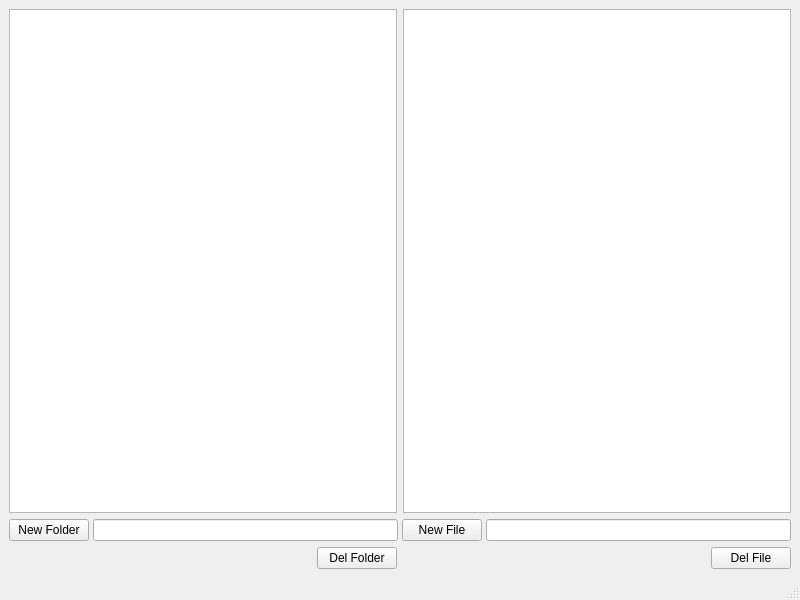
<?xml version="1.0" encoding="UTF-8"?>
<ui version="4.0">
 <class>MainWindow</class>
 <widget class="QMainWindow" name="MainWindow">
  <property name="geometry">
   <rect>
    <x>0</x>
    <y>0</y>
    <width>800</width>
    <height>600</height>
   </rect>
  </property>
  <property name="windowTitle">
   <string>Librarx</string>
  </property>
  <widget class="QWidget" name="centralwidget">
   <layout class="QGridLayout" name="gridLayout">
    <item row="0" column="0">
     <layout class="QVBoxLayout" name="verticalLayout">
      <item>
       <layout class="QHBoxLayout" name="horizontalLayout">
        <item>
         <widget class="QTreeView" name="treeView"/>
        </item>
        <item>
         <widget class="QListView" name="listView"/>
        </item>
       </layout>
      </item>
      <item>
       <layout class="QHBoxLayout" name="horizontalLayout_3">
        <property name="spacing">
         <number>4</number>
        </property>
        <item>
         <widget class="QPushButton" name="pushButton">
          <property name="text">
           <string>New Folder</string>
          </property>
         </widget>
        </item>
        <item>
         <widget class="QLineEdit" name="le_folder"/>
        </item>
        <item>
         <widget class="QPushButton" name="pb_nf">
          <property name="text">
           <string>New File</string>
          </property>
         </widget>
        </item>
        <item>
         <widget class="QLineEdit" name="le_file"/>
        </item>
       </layout>
      </item>
      <item>
       <layout class="QHBoxLayout" name="horizontalLayout_4">
        <item>
         <spacer name="horizontalSpacer_2">
          <property name="orientation">
           <enum>Qt::Horizontal</enum>
          </property>
          <property name="sizeHint" stdset="0">
           <size>
            <width>40</width>
            <height>20</height>
           </size>
          </property>
         </spacer>
        </item>
        <item>
         <widget class="QPushButton" name="pb_folderdel">
          <property name="palette">
           <palette>
            <active>
             <colorrole role="WindowText">
              <brush brushstyle="SolidPattern">
               <color alpha="255">
                <red>0</red>
                <green>0</green>
                <blue>0</blue>
               </color>
              </brush>
             </colorrole>
             <colorrole role="Button">
              <brush brushstyle="SolidPattern">
               <color alpha="255">
                <red>239</red>
                <green>41</green>
                <blue>41</blue>
               </color>
              </brush>
             </colorrole>
             <colorrole role="Light">
              <brush brushstyle="SolidPattern">
               <color alpha="255">
                <red>255</red>
                <green>147</green>
                <blue>147</blue>
               </color>
              </brush>
             </colorrole>
             <colorrole role="Midlight">
              <brush brushstyle="SolidPattern">
               <color alpha="255">
                <red>247</red>
                <green>94</green>
                <blue>94</blue>
               </color>
              </brush>
             </colorrole>
             <colorrole role="Dark">
              <brush brushstyle="SolidPattern">
               <color alpha="255">
                <red>119</red>
                <green>20</green>
                <blue>20</blue>
               </color>
              </brush>
             </colorrole>
             <colorrole role="Mid">
              <brush brushstyle="SolidPattern">
               <color alpha="255">
                <red>159</red>
                <green>27</green>
                <blue>27</blue>
               </color>
              </brush>
             </colorrole>
             <colorrole role="Text">
              <brush brushstyle="SolidPattern">
               <color alpha="255">
                <red>0</red>
                <green>0</green>
                <blue>0</blue>
               </color>
              </brush>
             </colorrole>
             <colorrole role="BrightText">
              <brush brushstyle="SolidPattern">
               <color alpha="255">
                <red>255</red>
                <green>255</green>
                <blue>255</blue>
               </color>
              </brush>
             </colorrole>
             <colorrole role="ButtonText">
              <brush brushstyle="SolidPattern">
               <color alpha="255">
                <red>0</red>
                <green>0</green>
                <blue>0</blue>
               </color>
              </brush>
             </colorrole>
             <colorrole role="Base">
              <brush brushstyle="SolidPattern">
               <color alpha="255">
                <red>255</red>
                <green>255</green>
                <blue>255</blue>
               </color>
              </brush>
             </colorrole>
             <colorrole role="Window">
              <brush brushstyle="SolidPattern">
               <color alpha="255">
                <red>239</red>
                <green>41</green>
                <blue>41</blue>
               </color>
              </brush>
             </colorrole>
             <colorrole role="Shadow">
              <brush brushstyle="SolidPattern">
               <color alpha="255">
                <red>0</red>
                <green>0</green>
                <blue>0</blue>
               </color>
              </brush>
             </colorrole>
             <colorrole role="AlternateBase">
              <brush brushstyle="SolidPattern">
               <color alpha="255">
                <red>247</red>
                <green>148</green>
                <blue>148</blue>
               </color>
              </brush>
             </colorrole>
             <colorrole role="ToolTipBase">
              <brush brushstyle="SolidPattern">
               <color alpha="255">
                <red>255</red>
                <green>255</green>
                <blue>220</blue>
               </color>
              </brush>
             </colorrole>
             <colorrole role="ToolTipText">
              <brush brushstyle="SolidPattern">
               <color alpha="255">
                <red>0</red>
                <green>0</green>
                <blue>0</blue>
               </color>
              </brush>
             </colorrole>
            </active>
            <inactive>
             <colorrole role="WindowText">
              <brush brushstyle="SolidPattern">
               <color alpha="255">
                <red>0</red>
                <green>0</green>
                <blue>0</blue>
               </color>
              </brush>
             </colorrole>
             <colorrole role="Button">
              <brush brushstyle="SolidPattern">
               <color alpha="255">
                <red>239</red>
                <green>239</green>
                <blue>239</blue>
               </color>
              </brush>
             </colorrole>
             <colorrole role="Light">
              <brush brushstyle="SolidPattern">
               <color alpha="255">
                <red>255</red>
                <green>255</green>
                <blue>255</blue>
               </color>
              </brush>
             </colorrole>
             <colorrole role="Midlight">
              <brush brushstyle="SolidPattern">
               <color alpha="255">
                <red>202</red>
                <green>202</green>
                <blue>202</blue>
               </color>
              </brush>
             </colorrole>
             <colorrole role="Dark">
              <brush brushstyle="SolidPattern">
               <color alpha="255">
                <red>159</red>
                <green>159</green>
                <blue>159</blue>
               </color>
              </brush>
             </colorrole>
             <colorrole role="Mid">
              <brush brushstyle="SolidPattern">
               <color alpha="255">
                <red>184</red>
                <green>184</green>
                <blue>184</blue>
               </color>
              </brush>
             </colorrole>
             <colorrole role="Text">
              <brush brushstyle="SolidPattern">
               <color alpha="255">
                <red>0</red>
                <green>0</green>
                <blue>0</blue>
               </color>
              </brush>
             </colorrole>
             <colorrole role="BrightText">
              <brush brushstyle="SolidPattern">
               <color alpha="255">
                <red>255</red>
                <green>255</green>
                <blue>255</blue>
               </color>
              </brush>
             </colorrole>
             <colorrole role="ButtonText">
              <brush brushstyle="SolidPattern">
               <color alpha="255">
                <red>0</red>
                <green>0</green>
                <blue>0</blue>
               </color>
              </brush>
             </colorrole>
             <colorrole role="Base">
              <brush brushstyle="SolidPattern">
               <color alpha="255">
                <red>255</red>
                <green>255</green>
                <blue>255</blue>
               </color>
              </brush>
             </colorrole>
             <colorrole role="Window">
              <brush brushstyle="SolidPattern">
               <color alpha="255">
                <red>239</red>
                <green>239</green>
                <blue>239</blue>
               </color>
              </brush>
             </colorrole>
             <colorrole role="Shadow">
              <brush brushstyle="SolidPattern">
               <color alpha="255">
                <red>118</red>
                <green>118</green>
                <blue>118</blue>
               </color>
              </brush>
             </colorrole>
             <colorrole role="AlternateBase">
              <brush brushstyle="SolidPattern">
               <color alpha="255">
                <red>247</red>
                <green>247</green>
                <blue>247</blue>
               </color>
              </brush>
             </colorrole>
             <colorrole role="ToolTipBase">
              <brush brushstyle="SolidPattern">
               <color alpha="255">
                <red>255</red>
                <green>255</green>
                <blue>220</blue>
               </color>
              </brush>
             </colorrole>
             <colorrole role="ToolTipText">
              <brush brushstyle="SolidPattern">
               <color alpha="255">
                <red>0</red>
                <green>0</green>
                <blue>0</blue>
               </color>
              </brush>
             </colorrole>
            </inactive>
            <disabled>
             <colorrole role="WindowText">
              <brush brushstyle="SolidPattern">
               <color alpha="255">
                <red>119</red>
                <green>20</green>
                <blue>20</blue>
               </color>
              </brush>
             </colorrole>
             <colorrole role="Button">
              <brush brushstyle="SolidPattern">
               <color alpha="255">
                <red>239</red>
                <green>41</green>
                <blue>41</blue>
               </color>
              </brush>
             </colorrole>
             <colorrole role="Light">
              <brush brushstyle="SolidPattern">
               <color alpha="255">
                <red>255</red>
                <green>147</green>
                <blue>147</blue>
               </color>
              </brush>
             </colorrole>
             <colorrole role="Midlight">
              <brush brushstyle="SolidPattern">
               <color alpha="255">
                <red>247</red>
                <green>94</green>
                <blue>94</blue>
               </color>
              </brush>
             </colorrole>
             <colorrole role="Dark">
              <brush brushstyle="SolidPattern">
               <color alpha="255">
                <red>119</red>
                <green>20</green>
                <blue>20</blue>
               </color>
              </brush>
             </colorrole>
             <colorrole role="Mid">
              <brush brushstyle="SolidPattern">
               <color alpha="255">
                <red>159</red>
                <green>27</green>
                <blue>27</blue>
               </color>
              </brush>
             </colorrole>
             <colorrole role="Text">
              <brush brushstyle="SolidPattern">
               <color alpha="255">
                <red>119</red>
                <green>20</green>
                <blue>20</blue>
               </color>
              </brush>
             </colorrole>
             <colorrole role="BrightText">
              <brush brushstyle="SolidPattern">
               <color alpha="255">
                <red>255</red>
                <green>255</green>
                <blue>255</blue>
               </color>
              </brush>
             </colorrole>
             <colorrole role="ButtonText">
              <brush brushstyle="SolidPattern">
               <color alpha="255">
                <red>119</red>
                <green>20</green>
                <blue>20</blue>
               </color>
              </brush>
             </colorrole>
             <colorrole role="Base">
              <brush brushstyle="SolidPattern">
               <color alpha="255">
                <red>239</red>
                <green>41</green>
                <blue>41</blue>
               </color>
              </brush>
             </colorrole>
             <colorrole role="Window">
              <brush brushstyle="SolidPattern">
               <color alpha="255">
                <red>239</red>
                <green>41</green>
                <blue>41</blue>
               </color>
              </brush>
             </colorrole>
             <colorrole role="Shadow">
              <brush brushstyle="SolidPattern">
               <color alpha="255">
                <red>177</red>
                <green>177</green>
                <blue>177</blue>
               </color>
              </brush>
             </colorrole>
             <colorrole role="AlternateBase">
              <brush brushstyle="SolidPattern">
               <color alpha="255">
                <red>247</red>
                <green>247</green>
                <blue>247</blue>
               </color>
              </brush>
             </colorrole>
             <colorrole role="ToolTipBase">
              <brush brushstyle="SolidPattern">
               <color alpha="255">
                <red>255</red>
                <green>255</green>
                <blue>220</blue>
               </color>
              </brush>
             </colorrole>
             <colorrole role="ToolTipText">
              <brush brushstyle="SolidPattern">
               <color alpha="255">
                <red>0</red>
                <green>0</green>
                <blue>0</blue>
               </color>
              </brush>
             </colorrole>
            </disabled>
           </palette>
          </property>
          <property name="text">
           <string>Del Folder</string>
          </property>
         </widget>
        </item>
        <item>
         <spacer name="horizontalSpacer">
          <property name="orientation">
           <enum>Qt::Horizontal</enum>
          </property>
          <property name="sizeHint" stdset="0">
           <size>
            <width>40</width>
            <height>20</height>
           </size>
          </property>
         </spacer>
        </item>
        <item>
         <widget class="QPushButton" name="pb_filedel">
          <property name="palette">
           <palette>
            <active>
             <colorrole role="WindowText">
              <brush brushstyle="SolidPattern">
               <color alpha="255">
                <red>0</red>
                <green>0</green>
                <blue>0</blue>
               </color>
              </brush>
             </colorrole>
             <colorrole role="Button">
              <brush brushstyle="SolidPattern">
               <color alpha="255">
                <red>239</red>
                <green>41</green>
                <blue>41</blue>
               </color>
              </brush>
             </colorrole>
             <colorrole role="Light">
              <brush brushstyle="SolidPattern">
               <color alpha="255">
                <red>255</red>
                <green>147</green>
                <blue>147</blue>
               </color>
              </brush>
             </colorrole>
             <colorrole role="Midlight">
              <brush brushstyle="SolidPattern">
               <color alpha="255">
                <red>247</red>
                <green>94</green>
                <blue>94</blue>
               </color>
              </brush>
             </colorrole>
             <colorrole role="Dark">
              <brush brushstyle="SolidPattern">
               <color alpha="255">
                <red>119</red>
                <green>20</green>
                <blue>20</blue>
               </color>
              </brush>
             </colorrole>
             <colorrole role="Mid">
              <brush brushstyle="SolidPattern">
               <color alpha="255">
                <red>159</red>
                <green>27</green>
                <blue>27</blue>
               </color>
              </brush>
             </colorrole>
             <colorrole role="Text">
              <brush brushstyle="SolidPattern">
               <color alpha="255">
                <red>0</red>
                <green>0</green>
                <blue>0</blue>
               </color>
              </brush>
             </colorrole>
             <colorrole role="BrightText">
              <brush brushstyle="SolidPattern">
               <color alpha="255">
                <red>255</red>
                <green>255</green>
                <blue>255</blue>
               </color>
              </brush>
             </colorrole>
             <colorrole role="ButtonText">
              <brush brushstyle="SolidPattern">
               <color alpha="255">
                <red>0</red>
                <green>0</green>
                <blue>0</blue>
               </color>
              </brush>
             </colorrole>
             <colorrole role="Base">
              <brush brushstyle="SolidPattern">
               <color alpha="255">
                <red>255</red>
                <green>255</green>
                <blue>255</blue>
               </color>
              </brush>
             </colorrole>
             <colorrole role="Window">
              <brush brushstyle="SolidPattern">
               <color alpha="255">
                <red>239</red>
                <green>41</green>
                <blue>41</blue>
               </color>
              </brush>
             </colorrole>
             <colorrole role="Shadow">
              <brush brushstyle="SolidPattern">
               <color alpha="255">
                <red>0</red>
                <green>0</green>
                <blue>0</blue>
               </color>
              </brush>
             </colorrole>
             <colorrole role="AlternateBase">
              <brush brushstyle="SolidPattern">
               <color alpha="255">
                <red>247</red>
                <green>148</green>
                <blue>148</blue>
               </color>
              </brush>
             </colorrole>
             <colorrole role="ToolTipBase">
              <brush brushstyle="SolidPattern">
               <color alpha="255">
                <red>255</red>
                <green>255</green>
                <blue>220</blue>
               </color>
              </brush>
             </colorrole>
             <colorrole role="ToolTipText">
              <brush brushstyle="SolidPattern">
               <color alpha="255">
                <red>0</red>
                <green>0</green>
                <blue>0</blue>
               </color>
              </brush>
             </colorrole>
            </active>
            <inactive>
             <colorrole role="WindowText">
              <brush brushstyle="SolidPattern">
               <color alpha="255">
                <red>0</red>
                <green>0</green>
                <blue>0</blue>
               </color>
              </brush>
             </colorrole>
             <colorrole role="Button">
              <brush brushstyle="SolidPattern">
               <color alpha="255">
                <red>239</red>
                <green>239</green>
                <blue>239</blue>
               </color>
              </brush>
             </colorrole>
             <colorrole role="Light">
              <brush brushstyle="SolidPattern">
               <color alpha="255">
                <red>255</red>
                <green>255</green>
                <blue>255</blue>
               </color>
              </brush>
             </colorrole>
             <colorrole role="Midlight">
              <brush brushstyle="SolidPattern">
               <color alpha="255">
                <red>202</red>
                <green>202</green>
                <blue>202</blue>
               </color>
              </brush>
             </colorrole>
             <colorrole role="Dark">
              <brush brushstyle="SolidPattern">
               <color alpha="255">
                <red>159</red>
                <green>159</green>
                <blue>159</blue>
               </color>
              </brush>
             </colorrole>
             <colorrole role="Mid">
              <brush brushstyle="SolidPattern">
               <color alpha="255">
                <red>184</red>
                <green>184</green>
                <blue>184</blue>
               </color>
              </brush>
             </colorrole>
             <colorrole role="Text">
              <brush brushstyle="SolidPattern">
               <color alpha="255">
                <red>0</red>
                <green>0</green>
                <blue>0</blue>
               </color>
              </brush>
             </colorrole>
             <colorrole role="BrightText">
              <brush brushstyle="SolidPattern">
               <color alpha="255">
                <red>255</red>
                <green>255</green>
                <blue>255</blue>
               </color>
              </brush>
             </colorrole>
             <colorrole role="ButtonText">
              <brush brushstyle="SolidPattern">
               <color alpha="255">
                <red>0</red>
                <green>0</green>
                <blue>0</blue>
               </color>
              </brush>
             </colorrole>
             <colorrole role="Base">
              <brush brushstyle="SolidPattern">
               <color alpha="255">
                <red>255</red>
                <green>255</green>
                <blue>255</blue>
               </color>
              </brush>
             </colorrole>
             <colorrole role="Window">
              <brush brushstyle="SolidPattern">
               <color alpha="255">
                <red>239</red>
                <green>239</green>
                <blue>239</blue>
               </color>
              </brush>
             </colorrole>
             <colorrole role="Shadow">
              <brush brushstyle="SolidPattern">
               <color alpha="255">
                <red>118</red>
                <green>118</green>
                <blue>118</blue>
               </color>
              </brush>
             </colorrole>
             <colorrole role="AlternateBase">
              <brush brushstyle="SolidPattern">
               <color alpha="255">
                <red>247</red>
                <green>247</green>
                <blue>247</blue>
               </color>
              </brush>
             </colorrole>
             <colorrole role="ToolTipBase">
              <brush brushstyle="SolidPattern">
               <color alpha="255">
                <red>255</red>
                <green>255</green>
                <blue>220</blue>
               </color>
              </brush>
             </colorrole>
             <colorrole role="ToolTipText">
              <brush brushstyle="SolidPattern">
               <color alpha="255">
                <red>0</red>
                <green>0</green>
                <blue>0</blue>
               </color>
              </brush>
             </colorrole>
            </inactive>
            <disabled>
             <colorrole role="WindowText">
              <brush brushstyle="SolidPattern">
               <color alpha="255">
                <red>119</red>
                <green>20</green>
                <blue>20</blue>
               </color>
              </brush>
             </colorrole>
             <colorrole role="Button">
              <brush brushstyle="SolidPattern">
               <color alpha="255">
                <red>239</red>
                <green>41</green>
                <blue>41</blue>
               </color>
              </brush>
             </colorrole>
             <colorrole role="Light">
              <brush brushstyle="SolidPattern">
               <color alpha="255">
                <red>255</red>
                <green>147</green>
                <blue>147</blue>
               </color>
              </brush>
             </colorrole>
             <colorrole role="Midlight">
              <brush brushstyle="SolidPattern">
               <color alpha="255">
                <red>247</red>
                <green>94</green>
                <blue>94</blue>
               </color>
              </brush>
             </colorrole>
             <colorrole role="Dark">
              <brush brushstyle="SolidPattern">
               <color alpha="255">
                <red>119</red>
                <green>20</green>
                <blue>20</blue>
               </color>
              </brush>
             </colorrole>
             <colorrole role="Mid">
              <brush brushstyle="SolidPattern">
               <color alpha="255">
                <red>159</red>
                <green>27</green>
                <blue>27</blue>
               </color>
              </brush>
             </colorrole>
             <colorrole role="Text">
              <brush brushstyle="SolidPattern">
               <color alpha="255">
                <red>119</red>
                <green>20</green>
                <blue>20</blue>
               </color>
              </brush>
             </colorrole>
             <colorrole role="BrightText">
              <brush brushstyle="SolidPattern">
               <color alpha="255">
                <red>255</red>
                <green>255</green>
                <blue>255</blue>
               </color>
              </brush>
             </colorrole>
             <colorrole role="ButtonText">
              <brush brushstyle="SolidPattern">
               <color alpha="255">
                <red>119</red>
                <green>20</green>
                <blue>20</blue>
               </color>
              </brush>
             </colorrole>
             <colorrole role="Base">
              <brush brushstyle="SolidPattern">
               <color alpha="255">
                <red>239</red>
                <green>41</green>
                <blue>41</blue>
               </color>
              </brush>
             </colorrole>
             <colorrole role="Window">
              <brush brushstyle="SolidPattern">
               <color alpha="255">
                <red>239</red>
                <green>41</green>
                <blue>41</blue>
               </color>
              </brush>
             </colorrole>
             <colorrole role="Shadow">
              <brush brushstyle="SolidPattern">
               <color alpha="255">
                <red>177</red>
                <green>177</green>
                <blue>177</blue>
               </color>
              </brush>
             </colorrole>
             <colorrole role="AlternateBase">
              <brush brushstyle="SolidPattern">
               <color alpha="255">
                <red>247</red>
                <green>247</green>
                <blue>247</blue>
               </color>
              </brush>
             </colorrole>
             <colorrole role="ToolTipBase">
              <brush brushstyle="SolidPattern">
               <color alpha="255">
                <red>255</red>
                <green>255</green>
                <blue>220</blue>
               </color>
              </brush>
             </colorrole>
             <colorrole role="ToolTipText">
              <brush brushstyle="SolidPattern">
               <color alpha="255">
                <red>0</red>
                <green>0</green>
                <blue>0</blue>
               </color>
              </brush>
             </colorrole>
            </disabled>
           </palette>
          </property>
          <property name="text">
           <string>Del File</string>
          </property>
         </widget>
        </item>
       </layout>
      </item>
     </layout>
    </item>
   </layout>
  </widget>
  <widget class="QMenuBar" name="menubar">
   <property name="geometry">
    <rect>
     <x>0</x>
     <y>0</y>
     <width>800</width>
     <height>22</height>
    </rect>
   </property>
  </widget>
  <widget class="QStatusBar" name="statusbar"/>
 </widget>
 <resources/>
 <connections/>
</ui>
